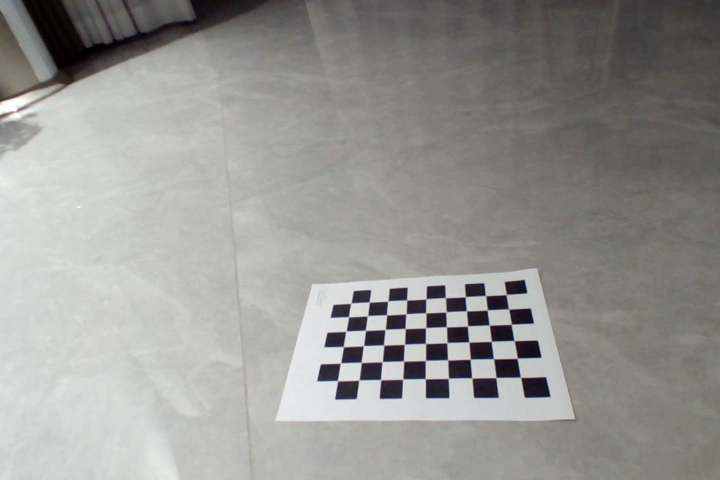
#> input picture linker51-python/assets/calib_images/05E89988-D237-4F73-9393-747B648D9863.jpeg, 1440 x 960 px (shown at 1/2 size); its folder holds only this picture in this run
$ python image_calibrate.py
#> lines starting #> are read from the running program, lines starting #| are printed output that depends on the picture; after the words box and inside, x2 and y2 are one past the last pixel; in counts of white or black regions, pixels touching at a corner belong together
import glob
import os

import cv2
import numpy as np

# 相机标定（10x7棋盘格）
# ----------------- 配置区 -----------------
# 棋盘格内角点数量 (横向点数, 纵向点数)
# 注意：是“内角点”，即格子交叉的地方。如果格子是 10x7，角点就是 9x6
CHECKERBOARD = (9, 6)
# 方格边长（单位：米。例如 25mm 填 0.025）
SQUARE_SIZE = 0.024
# 存放照片的文件夹路径
IMAGE_FOLDER = '../assets/calib_images'
# ------------------------------------------

# 准备 3D 目标点 (0,0,0), (1,0,0), (2,0,0) ... (7,4,0)
objp = np.zeros((CHECKERBOARD[0] * CHECKERBOARD[1], 3), np.float32)
objp[:, :2] = np.mgrid[0:CHECKERBOARD[0], 0:CHECKERBOARD[1]].T.reshape(-1, 2)
objp *= SQUARE_SIZE

objpoints = []  # 真实世界的 3D 点
imgpoints = []  # 图像平面的 2D 点

# 获取文件夹下所有图片
images = glob.glob(os.path.join(IMAGE_FOLDER, '*.jpeg'))

print(f"找到 {len(images)} 张图片，开始检测角点...")

found_count = 0
for fname in images:
    img = cv2.imread(fname)
#> img is the input picture: shape (960, 1440, 3); mean B, G, R 146.9, 150, 150.8
    gray = cv2.cvtColor(img, cv2.COLOR_BGR2GRAY)

    # 寻找角点
    ret, corners = cv2.findChessboardCorners(gray, CHECKERBOARD, None)
#> ret = True; corners = 54 rows, first 8: [1041.9, 755.4], [992.2, 755.5], [944.1, 756.2], [897.9, 756.6], [850.9, 757.6], [806.5, 758.3], [761.9, 760.1], [717.2, 761.4]

    if ret:
        objpoints.append(objp)
        # 亚像素精确化，提高精度
        criteria = (cv2.TERM_CRITERIA_EPS + cv2.TERM_CRITERIA_MAX_ITER, 30, 0.001)
        corners2 = cv2.cornerSubPix(gray, corners, (11, 11), (-1, -1), criteria)
#> corners2 = 54 rows, first 8: [1041.5, 755], [992.3, 755.5], [944, 756.3], [897.1, 757], [851, 758.1], [805.7, 758.6], [761.8, 759.9], [718.3, 760.6]
        imgpoints.append(corners2)

        found_count += 1
        # 可视化进度
        cv2.drawChessboardCorners(img, CHECKERBOARD, corners2, ret)
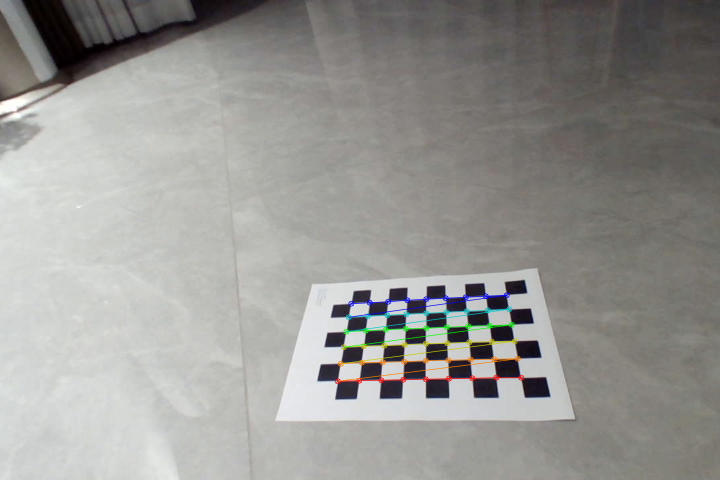
#> img: shape (960, 1440, 3) (shown at 1/2 size); 1.09% of pixels changed, all inside (x1, y1, x2, y2) = (669, 584, 1049, 769)
        cv2.imshow('Calibration Progress', cv2.resize(img, (800, 600)))
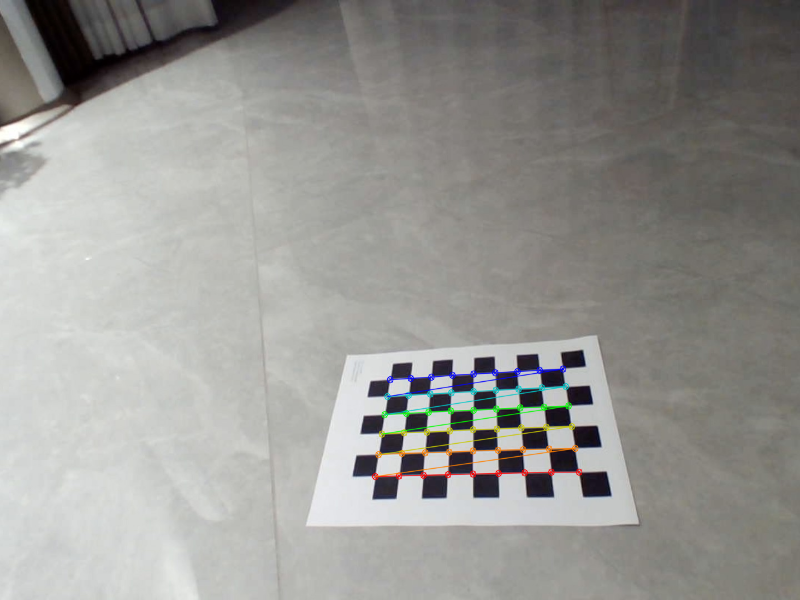
#> window 'Calibration Progress': shape (600, 800, 3); mean B, G, R 146.5, 149.9, 150.6
        cv2.waitKey(100)
    else:
        print(f"警告: 图片 {fname} 未能检测到角点，请检查是否模糊或光照不足。")

cv2.destroyAllWindows()

if found_count < 10:
    print(f"\n错误: 有效图片仅 {found_count} 张，建议至少准备 15 张有效图片再进行标定。")
else:
    print(f"\n正在计算内参... (有效图片数: {found_count})")
    # 核心计算
    ret, mtx, dist, rvecs, tvecs = cv2.calibrateCamera(
        objpoints, imgpoints, gray.shape[::-1], None, None
    )

    if ret:
        # 保存结果
        np.savez("../calibrate_data/camera_params.npz", mtx=mtx, dist=dist)
        print("\n" + "=" * 30)
        print("【标定成功！】")
        print("内参矩阵 (Camera Matrix):\n", mtx)
        print("\n畸变系数 (Dist Coefficients):\n", dist.flatten())
        print("=" * 30)
        print("\n结果已保存至 camera_params.npz")

        # 计算重投影误差（越小越准，通常应 < 0.5 像素）
        mean_error = 0
        for i in range(len(objpoints)):
            imgpoints2, _ = cv2.projectPoints(objpoints[i], rvecs[i], tvecs[i], mtx, dist)
            error = cv2.norm(imgpoints[i], imgpoints2, cv2.norm_L2) / len(imgpoints2)
            mean_error += error
        print(f"平均重投影误差: {mean_error / len(objpoints):.4f} 像素")

$ run again, on linker51-python/assets/calib_images/11AB577E-58C7-43A3-B171-A340F43A2E01_1_105_c.jpeg
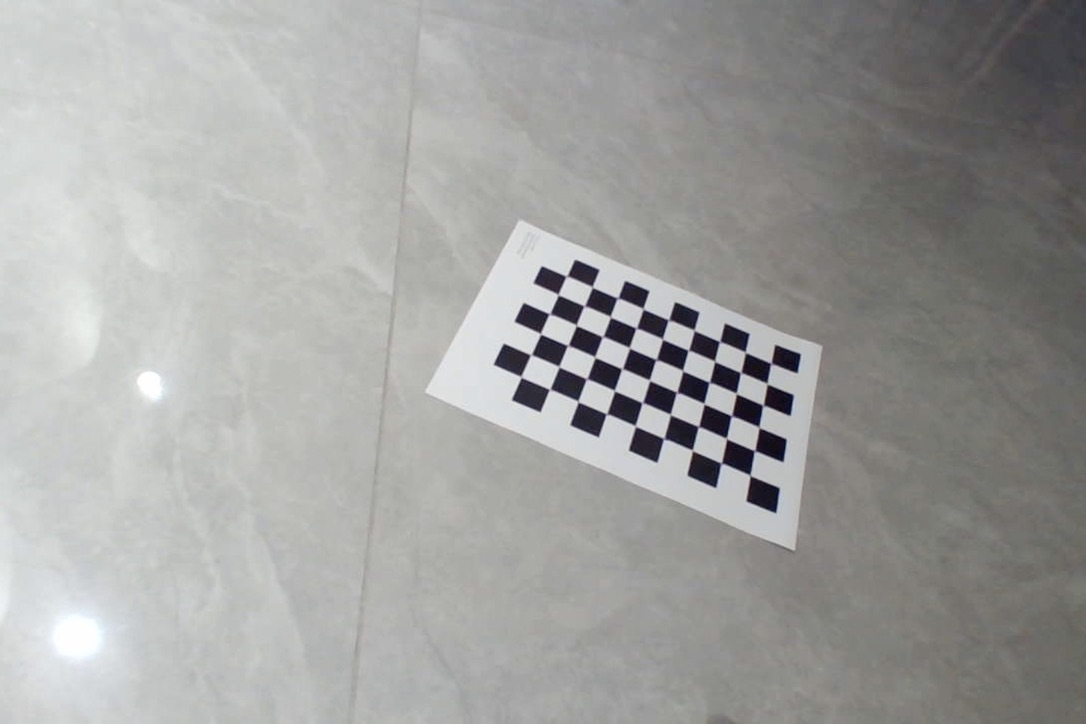
#> input picture linker51-python/assets/calib_images/11AB577E-58C7-43A3-B171-A340F43A2E01_1_105_c.jpeg, 1086 x 724 px
#> img is the input picture: shape (724, 1086, 3); mean B, G, R 158.7, 160.7, 160.4
#> ret = True; corners = 54 rows, first 8: [750, 475.4], [721.3, 463.1], [692.3, 450.3], [663.9, 439.3], [635.4, 425.9], [606.6, 414.5], [577.9, 401.5], [549.8, 389.5]
#> corners2 = 54 rows, first 8: [750.1, 475.3], [721.3, 463], [692.4, 450.4], [663.8, 438.4], [635.3, 425.9], [606.6, 413.7], [578, 401.4], [549.7, 389.2]
#> `cv2.drawChessboardCorners(img, CHECKERBOARD, corners2, ret)`:
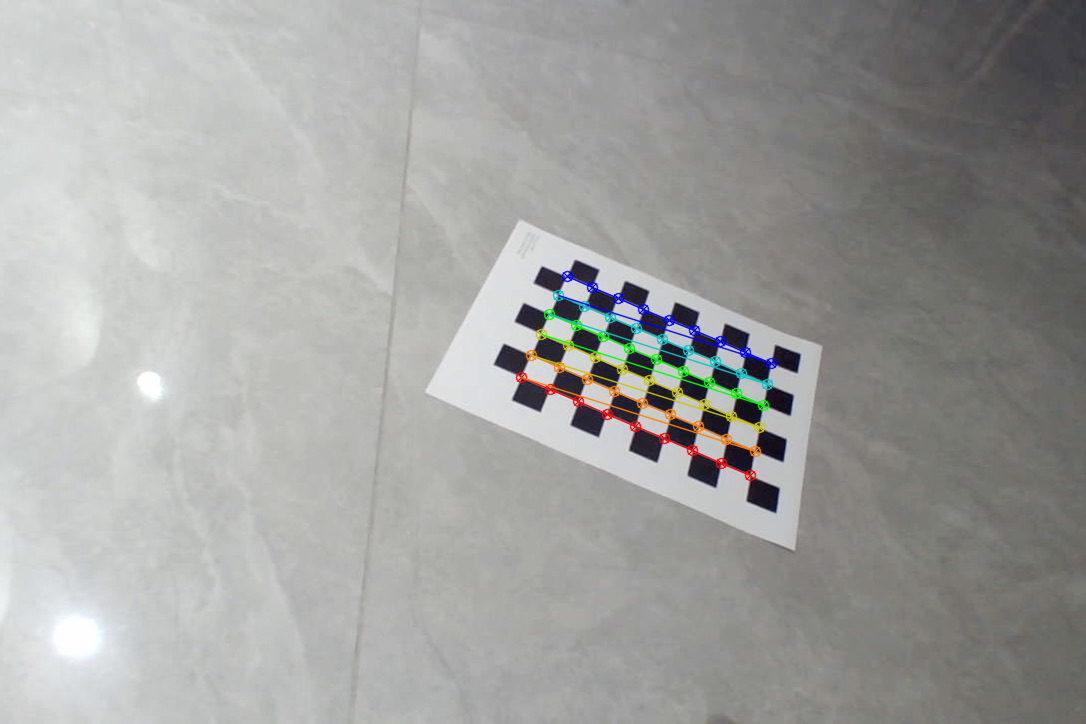
#> img: shape (724, 1086, 3); 1.42% of pixels changed, all inside (x1, y1, x2, y2) = (515, 270, 778, 482)
#> `cv2.imshow('Calibration Progress', cv2.resize(img, (800, 600)))`:
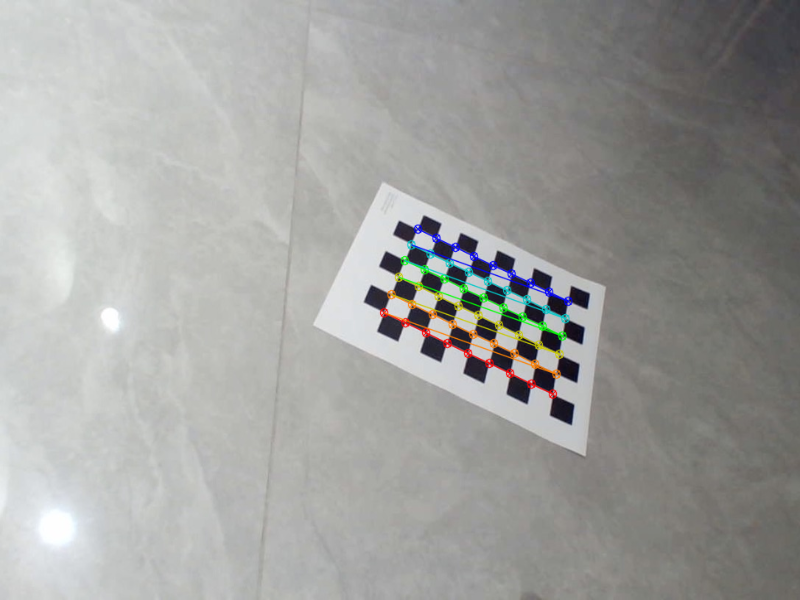
#> window 'Calibration Progress': shape (600, 800, 3); mean B, G, R 158.1, 160.6, 160.2

$ run again, on linker51-python/assets/calib_images/13A441FF-0082-473C-94FE-8A2BEED5B9B8_1_105_c.jpeg
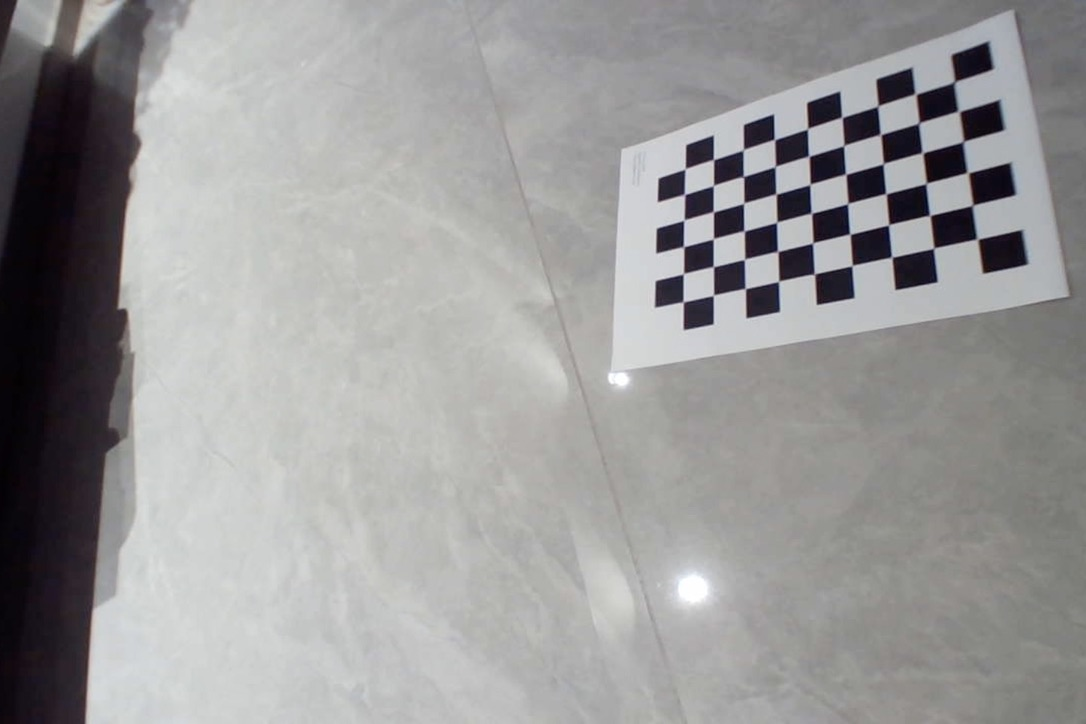
#> input picture linker51-python/assets/calib_images/13A441FF-0082-473C-94FE-8A2BEED5B9B8_1_105_c.jpeg, 1086 x 724 px
#> img is the input picture: shape (724, 1086, 3); mean B, G, R 152.3, 152.4, 152.9
#> ret = True; corners = 54 rows, first 8: [977.6, 239], [933.6, 248], [892.4, 256.2], [852, 265.5], [813.7, 275.2], [778.6, 281.3], [745.3, 288.5], [713.2, 295.1]
#> corners2 = 54 rows, first 8: [977.3, 239.1], [933.7, 248.2], [891.7, 257.3], [852.1, 265.5], [814.5, 273.9], [778.7, 281.3], [745.3, 288.5], [713.4, 295.2]
#> `cv2.drawChessboardCorners(img, CHECKERBOARD, corners2, ret)`:
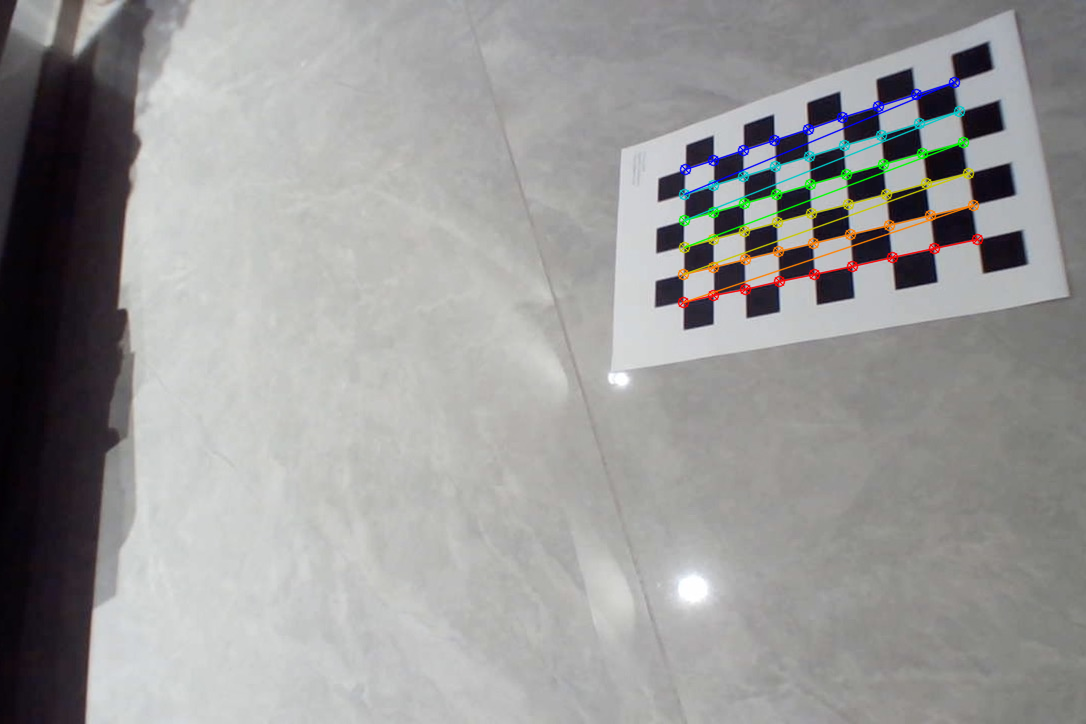
#> img: shape (724, 1086, 3); 1.68% of pixels changed, all inside (x1, y1, x2, y2) = (677, 76, 984, 309)
#> `cv2.imshow('Calibration Progress', cv2.resize(img, (800, 600)))`:
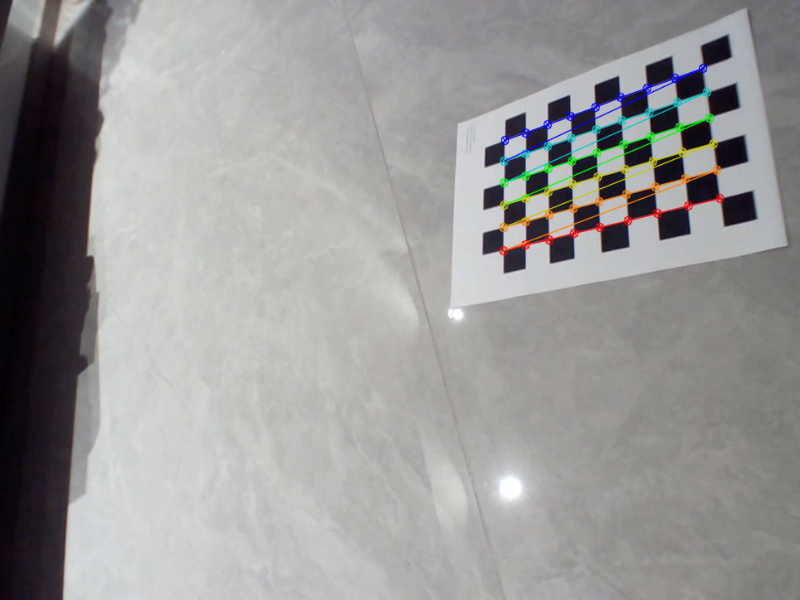
#> window 'Calibration Progress': shape (600, 800, 3); mean B, G, R 151.8, 152.4, 152.7

$ run again, on linker51-python/assets/calib_images/186C718C-E8AF-44A9-8E9C-2A2023F4E343.jpeg
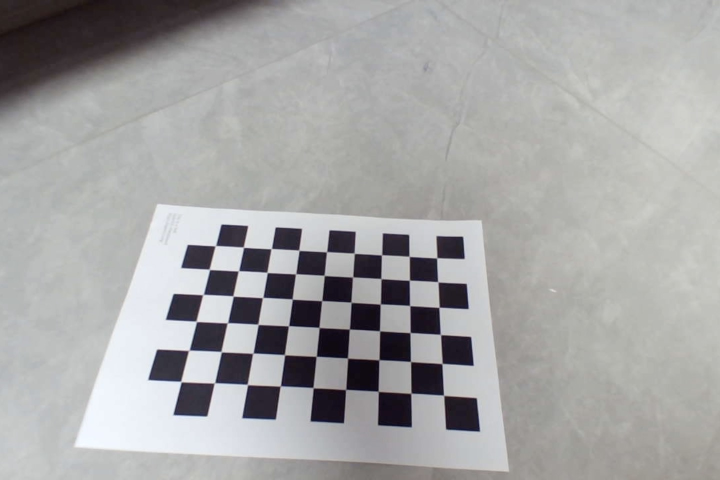
#> input picture linker51-python/assets/calib_images/186C718C-E8AF-44A9-8E9C-2A2023F4E343.jpeg, 1440 x 960 px (shown at 1/2 size)
#> img is the input picture: shape (960, 1440, 3); mean B, G, R 165.4, 165.4, 165.6
#> ret = True; corners = 54 rows, first 8: [887, 791.5], [822.5, 787], [757, 783], [690.4, 781.5], [624.7, 777], [559.8, 770.9], [494.9, 769.4], [429.3, 766]
#> corners2 = 54 rows, first 8: [887.7, 790.9], [822.2, 786.9], [756.8, 783], [691.8, 779.4], [626.6, 775.8], [561.1, 772.4], [495.2, 769.5], [429.4, 766.2]
#> `cv2.drawChessboardCorners(img, CHECKERBOARD, corners2, ret)`:
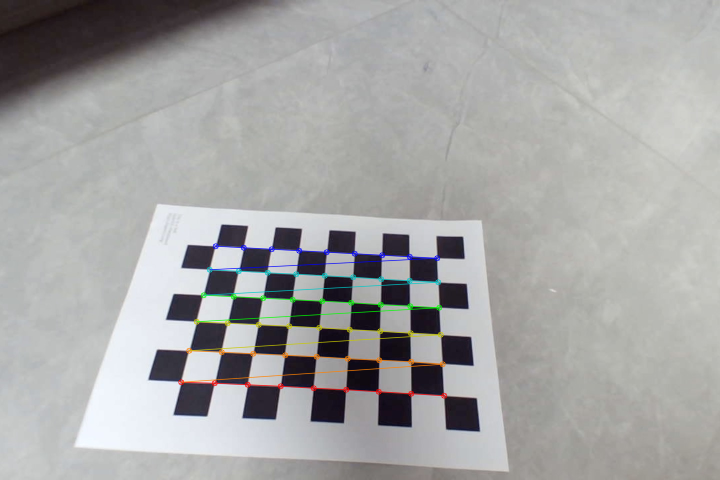
#> img: shape (960, 1440, 3) (shown at 1/2 size); 1.46% of pixels changed, all inside (x1, y1, x2, y2) = (356, 486, 895, 798)
#> `cv2.imshow('Calibration Progress', cv2.resize(img, (800, 600)))`:
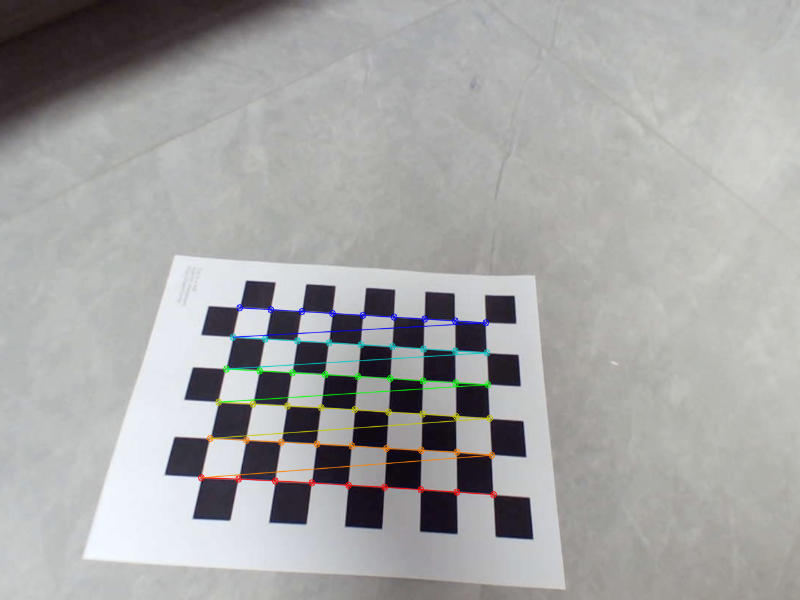
#> window 'Calibration Progress': shape (600, 800, 3); mean B, G, R 164.9, 165.5, 165.4
